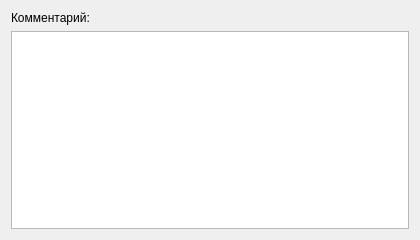
<?xml version="1.0" encoding="UTF-8"?>
<ui version="4.0"><class>Dialog</class><widget class="QDialog" name="Dialog"><property name="geometry"><rect><x>0</x><y>0</y><width>420</width><height>240</height></rect></property><property name="windowTitle"><string>#153 textedit/238_empty_focus_sized</string></property><layout class="QVBoxLayout" name="verticalLayout"><property name="leftMargin"><number>11</number></property><property name="topMargin"><number>11</number></property><property name="rightMargin"><number>11</number></property><property name="bottomMargin"><number>11</number></property><property name="spacing"><number>6</number></property><item><widget class="QLabel" name="l1"><property name="text"><string>Комментарий:</string></property></widget></item><item><widget class="QPlainTextEdit" name="edit"><property name="lineWrapMode"><enum>QPlainTextEdit::WidgetWidth</enum></property></widget></item></layout></widget></ui>
